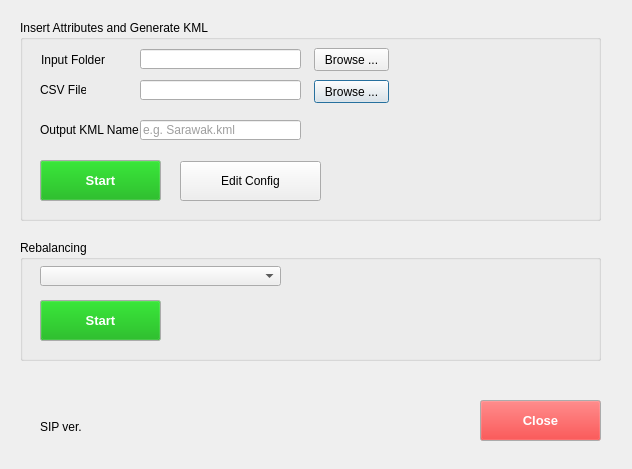
<?xml version="1.0" encoding="UTF-8"?>
<ui version="4.0">
 <class>DelimitationBuilder</class>
 <widget class="QDialog" name="DelimitationBuilder">
  <property name="geometry">
   <rect>
    <x>0</x>
    <y>0</y>
    <width>632</width>
    <height>469</height>
   </rect>
  </property>
  <property name="sizePolicy">
   <sizepolicy hsizetype="Fixed" vsizetype="Fixed">
    <horstretch>0</horstretch>
    <verstretch>0</verstretch>
   </sizepolicy>
  </property>
  <property name="windowTitle">
   <string>DelimitationBuilder</string>
  </property>
  <property name="windowIcon">
   <iconset resource="resources.qrc">
    <normaloff>:/plugins/DelimitationBuilder/icon.png</normaloff>:/plugins/DelimitationBuilder/icon.png</iconset>
  </property>
  <widget class="QGroupBox" name="input_parameters">
   <property name="geometry">
    <rect>
     <x>20</x>
     <y>20</y>
     <width>581</width>
     <height>201</height>
    </rect>
   </property>
   <property name="title">
    <string>Insert Attributes and Generate KML</string>
   </property>
   <widget class="QLabel" name="label">
    <property name="geometry">
     <rect>
      <x>20</x>
      <y>60</y>
      <width>46</width>
      <height>20</height>
     </rect>
    </property>
    <property name="text">
     <string>CSV File</string>
    </property>
   </widget>
   <widget class="QLabel" name="label_3">
    <property name="geometry">
     <rect>
      <x>20</x>
      <y>100</y>
      <width>101</width>
      <height>20</height>
     </rect>
    </property>
    <property name="text">
     <string>Output KML Name</string>
    </property>
   </widget>
   <widget class="QLineEdit" name="csvFile">
    <property name="geometry">
     <rect>
      <x>120</x>
      <y>60</y>
      <width>161</width>
      <height>20</height>
     </rect>
    </property>
    <property name="palette">
     <palette>
      <active>
       <colorrole role="Text">
        <brush brushstyle="SolidPattern">
         <color alpha="255">
          <red>62</red>
          <green>62</green>
          <blue>62</blue>
         </color>
        </brush>
       </colorrole>
      </active>
      <inactive>
       <colorrole role="Text">
        <brush brushstyle="SolidPattern">
         <color alpha="255">
          <red>62</red>
          <green>62</green>
          <blue>62</blue>
         </color>
        </brush>
       </colorrole>
      </inactive>
      <disabled>
       <colorrole role="Text">
        <brush brushstyle="SolidPattern">
         <color alpha="255">
          <red>120</red>
          <green>120</green>
          <blue>120</blue>
         </color>
        </brush>
       </colorrole>
      </disabled>
     </palette>
    </property>
    <property name="text">
     <string/>
    </property>
    <property name="dragEnabled">
     <bool>true</bool>
    </property>
    <property name="readOnly">
     <bool>false</bool>
    </property>
   </widget>
   <widget class="QPushButton" name="BtCvsFile">
    <property name="geometry">
     <rect>
      <x>294</x>
      <y>60</y>
      <width>75</width>
      <height>23</height>
     </rect>
    </property>
    <property name="text">
     <string>Browse ...</string>
    </property>
   </widget>
   <widget class="QLineEdit" name="kmlOut">
    <property name="geometry">
     <rect>
      <x>120</x>
      <y>100</y>
      <width>161</width>
      <height>20</height>
     </rect>
    </property>
    <property name="palette">
     <palette>
      <active>
       <colorrole role="Text">
        <brush brushstyle="SolidPattern">
         <color alpha="255">
          <red>62</red>
          <green>62</green>
          <blue>62</blue>
         </color>
        </brush>
       </colorrole>
      </active>
      <inactive>
       <colorrole role="Text">
        <brush brushstyle="SolidPattern">
         <color alpha="255">
          <red>62</red>
          <green>62</green>
          <blue>62</blue>
         </color>
        </brush>
       </colorrole>
      </inactive>
      <disabled>
       <colorrole role="Text">
        <brush brushstyle="SolidPattern">
         <color alpha="255">
          <red>120</red>
          <green>120</green>
          <blue>120</blue>
         </color>
        </brush>
       </colorrole>
      </disabled>
     </palette>
    </property>
    <property name="text">
     <string/>
    </property>
    <property name="dragEnabled">
     <bool>true</bool>
    </property>
    <property name="placeholderText">
     <string>e.g. Sarawak.kml</string>
    </property>
   </widget>
   <widget class="QPushButton" name="btGenerate">
    <property name="geometry">
     <rect>
      <x>20</x>
      <y>140</y>
      <width>121</width>
      <height>41</height>
     </rect>
    </property>
    <property name="palette">
     <palette>
      <active>
       <colorrole role="Button">
        <brush brushstyle="SolidPattern">
         <color alpha="255">
          <red>0</red>
          <green>170</green>
          <blue>0</blue>
         </color>
        </brush>
       </colorrole>
       <colorrole role="ButtonText">
        <brush brushstyle="SolidPattern">
         <color alpha="255">
          <red>255</red>
          <green>255</green>
          <blue>255</blue>
         </color>
        </brush>
       </colorrole>
      </active>
      <inactive>
       <colorrole role="Button">
        <brush brushstyle="SolidPattern">
         <color alpha="255">
          <red>0</red>
          <green>170</green>
          <blue>0</blue>
         </color>
        </brush>
       </colorrole>
       <colorrole role="ButtonText">
        <brush brushstyle="SolidPattern">
         <color alpha="255">
          <red>255</red>
          <green>255</green>
          <blue>255</blue>
         </color>
        </brush>
       </colorrole>
      </inactive>
      <disabled>
       <colorrole role="Button">
        <brush brushstyle="SolidPattern">
         <color alpha="255">
          <red>0</red>
          <green>170</green>
          <blue>0</blue>
         </color>
        </brush>
       </colorrole>
       <colorrole role="ButtonText">
        <brush brushstyle="SolidPattern">
         <color alpha="255">
          <red>120</red>
          <green>120</green>
          <blue>120</blue>
         </color>
        </brush>
       </colorrole>
      </disabled>
     </palette>
    </property>
    <property name="font">
     <font>
      <pointsize>10</pointsize>
      <weight>75</weight>
      <bold>true</bold>
     </font>
    </property>
    <property name="text">
     <string>Start</string>
    </property>
   </widget>
   <widget class="QLabel" name="label_2">
    <property name="geometry">
     <rect>
      <x>21</x>
      <y>30</y>
      <width>81</width>
      <height>20</height>
     </rect>
    </property>
    <property name="text">
     <string>Input Folder</string>
    </property>
   </widget>
   <widget class="QLineEdit" name="inputDir">
    <property name="geometry">
     <rect>
      <x>120</x>
      <y>29</y>
      <width>161</width>
      <height>20</height>
     </rect>
    </property>
    <property name="palette">
     <palette>
      <active>
       <colorrole role="Text">
        <brush brushstyle="SolidPattern">
         <color alpha="255">
          <red>62</red>
          <green>62</green>
          <blue>62</blue>
         </color>
        </brush>
       </colorrole>
      </active>
      <inactive>
       <colorrole role="Text">
        <brush brushstyle="SolidPattern">
         <color alpha="255">
          <red>62</red>
          <green>62</green>
          <blue>62</blue>
         </color>
        </brush>
       </colorrole>
      </inactive>
      <disabled>
       <colorrole role="Text">
        <brush brushstyle="SolidPattern">
         <color alpha="255">
          <red>120</red>
          <green>120</green>
          <blue>120</blue>
         </color>
        </brush>
       </colorrole>
      </disabled>
     </palette>
    </property>
    <property name="text">
     <string/>
    </property>
    <property name="dragEnabled">
     <bool>true</bool>
    </property>
    <property name="readOnly">
     <bool>false</bool>
    </property>
   </widget>
   <widget class="QPushButton" name="BtInputDir">
    <property name="geometry">
     <rect>
      <x>294</x>
      <y>28</y>
      <width>75</width>
      <height>23</height>
     </rect>
    </property>
    <property name="text">
     <string>Browse ...</string>
    </property>
   </widget>
   <widget class="QPushButton" name="btEditConfig">
    <property name="geometry">
     <rect>
      <x>160</x>
      <y>141</y>
      <width>141</width>
      <height>40</height>
     </rect>
    </property>
    <property name="text">
     <string>Edit Config</string>
    </property>
   </widget>
  </widget>
  <widget class="QPushButton" name="btCancel">
   <property name="geometry">
    <rect>
     <x>480</x>
     <y>400</y>
     <width>121</width>
     <height>41</height>
    </rect>
   </property>
   <property name="palette">
    <palette>
     <active>
      <colorrole role="WindowText">
       <brush brushstyle="SolidPattern">
        <color alpha="255">
         <red>255</red>
         <green>255</green>
         <blue>255</blue>
        </color>
       </brush>
      </colorrole>
      <colorrole role="Button">
       <brush brushstyle="SolidPattern">
        <color alpha="255">
         <red>255</red>
         <green>0</green>
         <blue>0</blue>
        </color>
       </brush>
      </colorrole>
      <colorrole role="Text">
       <brush brushstyle="SolidPattern">
        <color alpha="255">
         <red>255</red>
         <green>255</green>
         <blue>255</blue>
        </color>
       </brush>
      </colorrole>
      <colorrole role="ButtonText">
       <brush brushstyle="SolidPattern">
        <color alpha="255">
         <red>255</red>
         <green>255</green>
         <blue>255</blue>
        </color>
       </brush>
      </colorrole>
     </active>
     <inactive>
      <colorrole role="WindowText">
       <brush brushstyle="SolidPattern">
        <color alpha="255">
         <red>255</red>
         <green>255</green>
         <blue>255</blue>
        </color>
       </brush>
      </colorrole>
      <colorrole role="Button">
       <brush brushstyle="SolidPattern">
        <color alpha="255">
         <red>255</red>
         <green>0</green>
         <blue>0</blue>
        </color>
       </brush>
      </colorrole>
      <colorrole role="Text">
       <brush brushstyle="SolidPattern">
        <color alpha="255">
         <red>255</red>
         <green>255</green>
         <blue>255</blue>
        </color>
       </brush>
      </colorrole>
      <colorrole role="ButtonText">
       <brush brushstyle="SolidPattern">
        <color alpha="255">
         <red>255</red>
         <green>255</green>
         <blue>255</blue>
        </color>
       </brush>
      </colorrole>
     </inactive>
     <disabled>
      <colorrole role="WindowText">
       <brush brushstyle="SolidPattern">
        <color alpha="255">
         <red>120</red>
         <green>120</green>
         <blue>120</blue>
        </color>
       </brush>
      </colorrole>
      <colorrole role="Button">
       <brush brushstyle="SolidPattern">
        <color alpha="255">
         <red>255</red>
         <green>0</green>
         <blue>0</blue>
        </color>
       </brush>
      </colorrole>
      <colorrole role="Text">
       <brush brushstyle="SolidPattern">
        <color alpha="255">
         <red>120</red>
         <green>120</green>
         <blue>120</blue>
        </color>
       </brush>
      </colorrole>
      <colorrole role="ButtonText">
       <brush brushstyle="SolidPattern">
        <color alpha="255">
         <red>120</red>
         <green>120</green>
         <blue>120</blue>
        </color>
       </brush>
      </colorrole>
     </disabled>
    </palette>
   </property>
   <property name="font">
    <font>
     <pointsize>10</pointsize>
     <weight>75</weight>
     <bold>true</bold>
    </font>
   </property>
   <property name="text">
    <string>Close</string>
   </property>
  </widget>
  <widget class="QGroupBox" name="groupBox">
   <property name="geometry">
    <rect>
     <x>20</x>
     <y>240</y>
     <width>581</width>
     <height>121</height>
    </rect>
   </property>
   <property name="title">
    <string>Rebalancing</string>
   </property>
   <widget class="QComboBox" name="selector_layers">
    <property name="geometry">
     <rect>
      <x>20</x>
      <y>26</y>
      <width>241</width>
      <height>20</height>
     </rect>
    </property>
    <property name="acceptDrops">
     <bool>true</bool>
    </property>
    <property name="maxVisibleItems">
     <number>1000</number>
    </property>
    <property name="maxCount">
     <number>1000</number>
    </property>
    <property name="sizeAdjustPolicy">
     <enum>QComboBox::AdjustToMinimumContentsLength</enum>
    </property>
    <property name="minimumContentsLength">
     <number>1</number>
    </property>
   </widget>
   <widget class="QPushButton" name="btRebalance">
    <property name="geometry">
     <rect>
      <x>20</x>
      <y>60</y>
      <width>121</width>
      <height>41</height>
     </rect>
    </property>
    <property name="palette">
     <palette>
      <active>
       <colorrole role="Button">
        <brush brushstyle="SolidPattern">
         <color alpha="255">
          <red>0</red>
          <green>170</green>
          <blue>0</blue>
         </color>
        </brush>
       </colorrole>
       <colorrole role="ButtonText">
        <brush brushstyle="SolidPattern">
         <color alpha="255">
          <red>255</red>
          <green>255</green>
          <blue>255</blue>
         </color>
        </brush>
       </colorrole>
      </active>
      <inactive>
       <colorrole role="Button">
        <brush brushstyle="SolidPattern">
         <color alpha="255">
          <red>0</red>
          <green>170</green>
          <blue>0</blue>
         </color>
        </brush>
       </colorrole>
       <colorrole role="ButtonText">
        <brush brushstyle="SolidPattern">
         <color alpha="255">
          <red>255</red>
          <green>255</green>
          <blue>255</blue>
         </color>
        </brush>
       </colorrole>
      </inactive>
      <disabled>
       <colorrole role="Button">
        <brush brushstyle="SolidPattern">
         <color alpha="255">
          <red>0</red>
          <green>170</green>
          <blue>0</blue>
         </color>
        </brush>
       </colorrole>
       <colorrole role="ButtonText">
        <brush brushstyle="SolidPattern">
         <color alpha="255">
          <red>120</red>
          <green>120</green>
          <blue>120</blue>
         </color>
        </brush>
       </colorrole>
      </disabled>
     </palette>
    </property>
    <property name="font">
     <font>
      <pointsize>10</pointsize>
      <weight>75</weight>
      <bold>true</bold>
     </font>
    </property>
    <property name="text">
     <string>Start</string>
    </property>
   </widget>
  </widget>
  <widget class="QLabel" name="labelSIP">
   <property name="geometry">
    <rect>
     <x>40</x>
     <y>420</y>
     <width>46</width>
     <height>13</height>
    </rect>
   </property>
   <property name="text">
    <string>SIP ver.</string>
   </property>
  </widget>
 </widget>
 <resources>
  <include location="resources.qrc"/>
 </resources>
 <connections>
  <connection>
   <sender>btCancel</sender>
   <signal>clicked()</signal>
   <receiver>DelimitationBuilder</receiver>
   <slot>close()</slot>
   <hints>
    <hint type="sourcelabel">
     <x>540</x>
     <y>490</y>
    </hint>
    <hint type="destinationlabel">
     <x>324</x>
     <y>124</y>
    </hint>
   </hints>
  </connection>
 </connections>
</ui>
